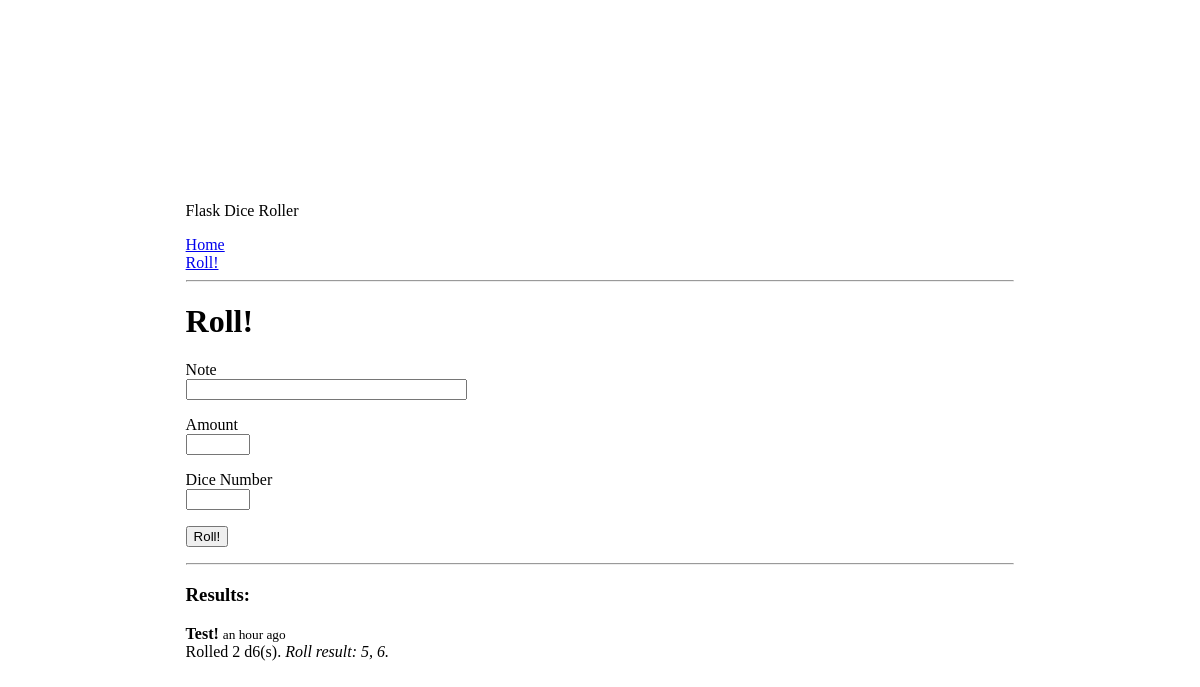
The page /roll on the database as committed earlier.
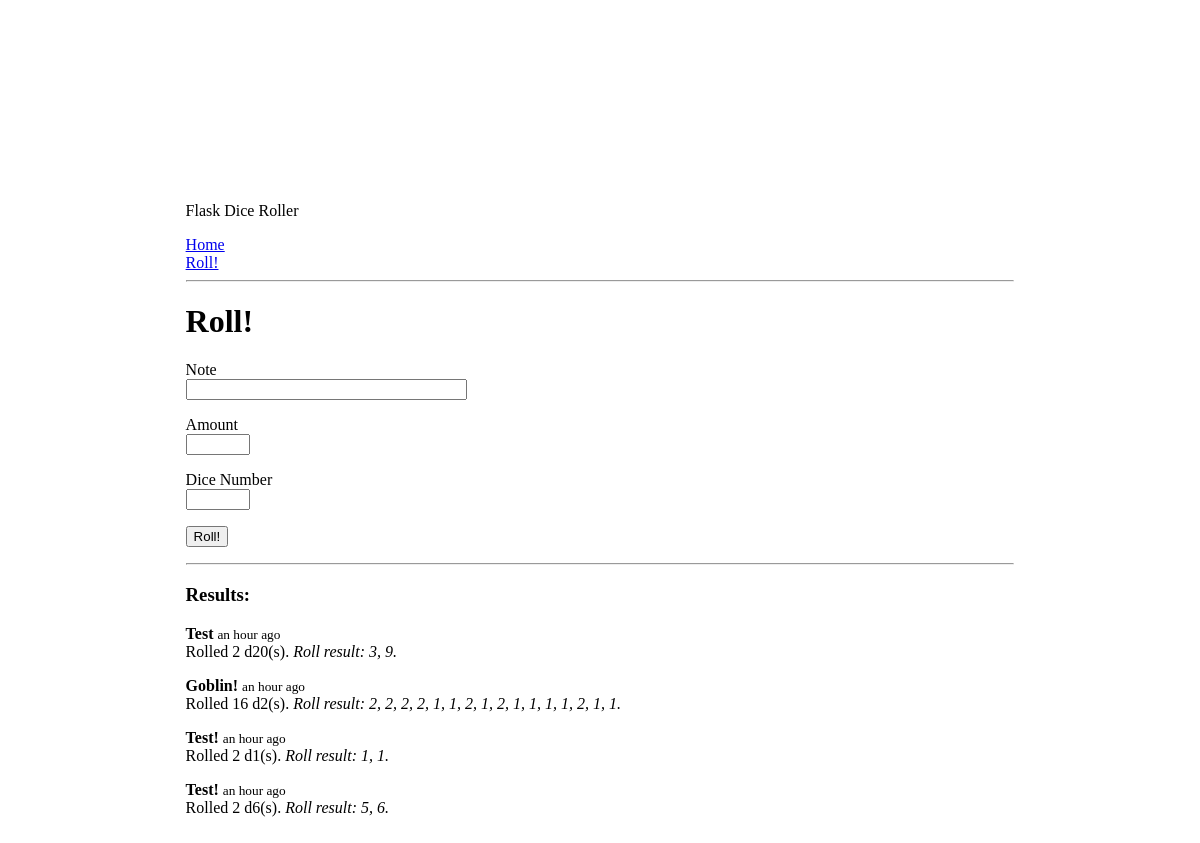
The same page on the database as committed later.
### app/models.py (models this page shows, shortened)
class Roll(db.Model):
    id: so.Mapped[int] = so.mapped_column(primary_key=True)
    timestamp: so.Mapped[datetime] = so.mapped_column(
        index=True, default=lambda: datetime.now(timezone.utc))
    note: so.Mapped[str] = so.mapped_column(
        sa.String(64), index=True)
    amount: so.Mapped[int] = so.mapped_column()
    dice_number: so.Mapped[int] = so.mapped_column()
    roll_result: so.Mapped[str] = so.mapped_column(sa.String(999))

### app/routes.py (the view, shortened to what this page needs)
@app.route('/roll', methods=['GET', 'POST'])
def roll():
    query = sa.select(Roll)
    rolls = db.session.scalars(query).all()
    form = RollForm()
    return render_template('roll.html', title='Roll', form=form, rolls=rolls)

### app/forms.py
class RollForm(FlaskForm):
    note = StringField('Note', validators=[DataRequired()])
    amount = IntegerField('Amount', validators=[
                          DataRequired(), NumberRange(min=1, max=999,
                                                      message="Input must be between 0 and 1000.")
                          ])
    dice_number = IntegerField('Dice Number', validators=[
                               DataRequired(), NumberRange(min=1, max=999,
                                                           message="Input must be between 0 and 1000.")
                               ])
    submit = SubmitField('Roll!')

### app/templates/roll.html (shortened to what this page needs)
{% extends 'base.html' %}
{% block content %}
<h1>Roll!</h1>
<form action="" method="post" novalidate>
    <p>
        {{ form.note.label }}<br>
        {{ form.note(size=32) }}
    </p>
    <p>
        {{ form.amount.label }}<br>
        {{ form.amount() }}
    </p>
    <p>
        {{ form.dice_number.label }}<br>
        {{ form.dice_number() }}
    </p>
    <p>
        {{ form.submit() }}
    </p>
    <div>
    <hr>
    <h3>Results:</h3>
    {% for roll in rolls[::-1] %}
    <div><p>
        <b>{{ roll.note }}</b> <small>{{ moment(roll.timestamp).fromNow() }}</small><br>
        Rolled {{ roll.amount }} d{{ roll.dice_number }}(s).
        <i>Roll result: {{ roll.roll_result }}.</i>
    </p></div>
    {% endfor %}
    </div>
</form>
{% endblock %}

### app/templates/base.html (shortened to what this page needs)
<!DOCTYPE html>
<html>
    <head>
    </head>
    <body>
        <div style="padding: 15%">
        <div>
            <p>Flask Dice Roller</p>
            <a href="{{ url_for('index') }}">Home  </a><br>
            <a href="{{ url_for('roll') }}">Roll!  </a>
            <hr>
        </div>
        {% block content %}
        {% endblock %}
        </div>
    </body>
</html>

Rows that differ between the two databases and show on the page:
added Roll: note "Test", timestamp "an hour ago", amount "2", dice_number "20", roll_result "3, 9"
added Roll: note "Goblin!", timestamp "an hour ago", amount "16", dice_number "2", roll_result "2, 2, 2, 2, 1, 1, 2, 1, 2, 1, 1, 1, 1, 2, 1, 1"
added Roll: note "Test!", timestamp "an hour ago", amount "2", dice_number "1", roll_result "1, 1"
